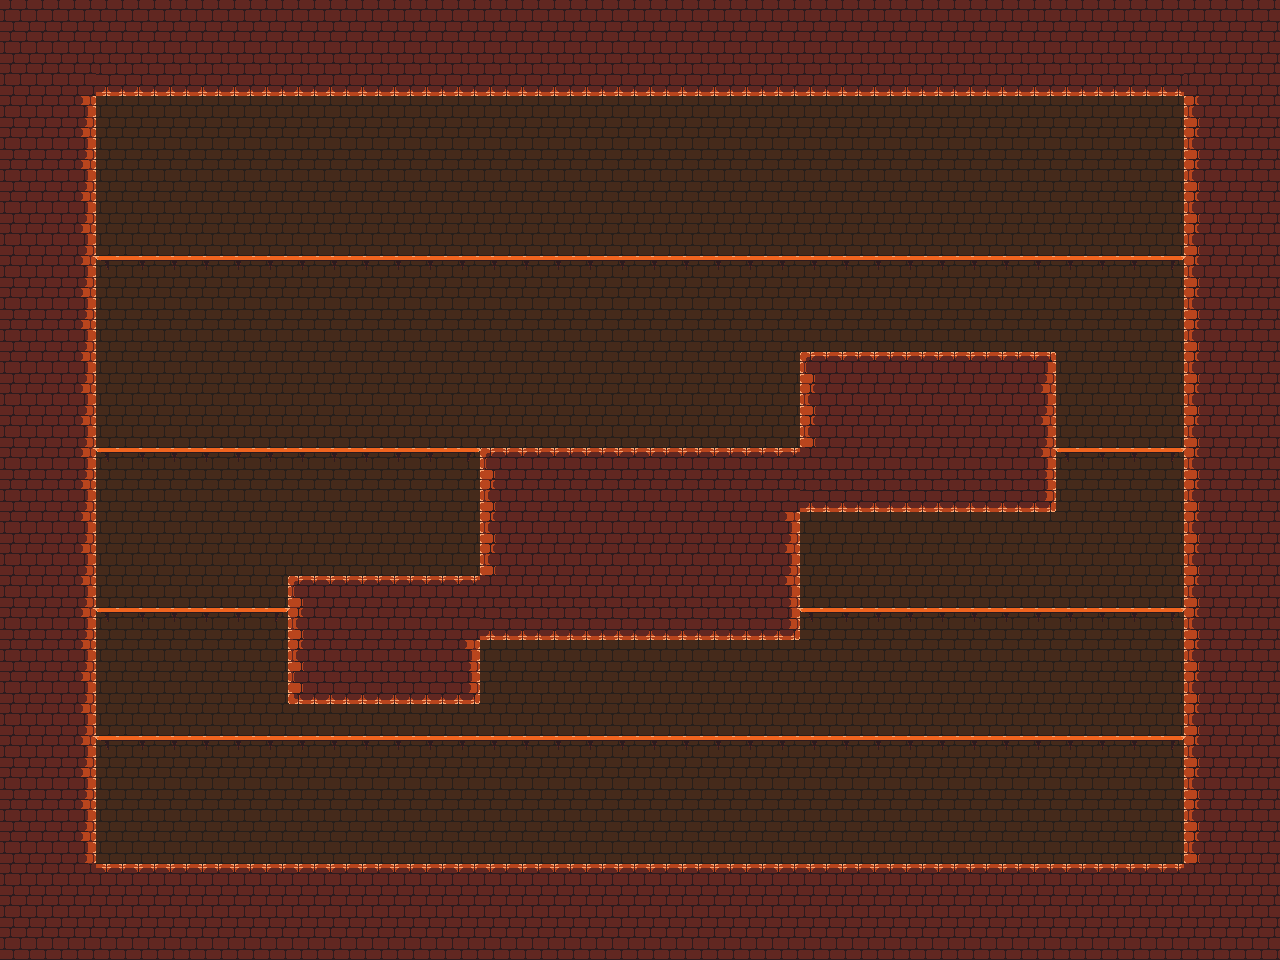

This game map was drawn from its Tiled (.tmx) file and the tilesets committed beside it. A one-line description and the full map source follow:
An orthogonal 40x30 tile map with 32x32 px tiles, 2 tile layers (background, ground), 2 tilesets and 2 objects (entrance, exit).

<map version="1.9" tiledversion="1.9.2" orientation="orthogonal" renderorder="right-down" width="40" height="30" tilewidth="32" tileheight="32" infinite="0" nextlayerid="4" nextobjectid="12">
 <properties>
  <property name="roomType" value="Start" />
 </properties>
 <tileset firstgid="1" source="TiledRules/TilesetOrange.tsx" />
 <tileset firstgid="25" source="TiledRules/AutomappingIcons.tsx" />
 <layer id="2" name="background" width="40" height="30">
  <data encoding="csv">
1,1,1,1,1,1,1,1,1,1,1,1,1,1,1,1,1,1,1,1,1,1,1,1,1,1,1,1,1,1,1,1,1,1,1,1,1,1,1,1,
1,1,1,1,1,1,1,1,1,1,1,1,1,1,1,1,1,1,1,1,1,1,1,1,1,1,1,1,1,1,1,1,1,1,1,1,1,1,1,1,
1,1,1,1,1,1,1,1,1,1,1,1,1,1,1,1,1,1,1,1,1,1,1,1,1,1,1,1,1,1,1,1,1,1,1,1,1,1,1,1,
1,1,1,1,1,1,1,1,1,1,1,1,1,1,1,1,1,1,1,1,1,1,1,1,1,1,1,1,1,1,1,1,1,1,1,1,1,1,1,1,
1,1,1,1,1,1,1,1,1,1,1,1,1,1,1,1,1,1,1,1,1,1,1,1,1,1,1,1,1,1,1,1,1,1,1,1,1,1,1,1,
1,1,1,1,1,1,1,1,1,1,1,1,1,1,1,1,1,1,1,1,1,1,1,1,1,1,1,1,1,1,1,1,1,1,1,1,1,1,1,1,
1,1,1,1,1,1,1,1,1,1,1,1,1,1,1,1,1,1,1,1,1,1,1,1,1,1,1,1,1,1,1,1,1,1,1,1,1,1,1,1,
1,1,1,1,1,1,1,1,1,1,1,1,1,1,1,1,1,1,1,1,1,1,1,1,1,1,1,1,1,1,1,1,1,1,1,1,1,1,1,1,
1,1,1,1,1,1,1,1,1,1,1,1,1,1,1,1,1,1,1,1,1,1,1,1,1,1,1,1,1,1,1,1,1,1,1,1,1,1,1,1,
1,1,1,1,1,1,1,1,1,1,1,1,1,1,1,1,1,1,1,1,1,1,1,1,1,1,1,1,1,1,1,1,1,1,1,1,1,1,1,1,
1,1,1,1,1,1,1,1,1,1,1,1,1,1,1,1,1,1,1,1,1,1,1,1,1,1,1,1,1,1,1,1,1,1,1,1,1,1,1,1,
1,1,1,1,1,1,1,1,1,1,1,1,1,1,1,1,1,1,1,1,1,1,1,1,1,1,1,1,1,1,1,1,1,1,1,1,1,1,1,1,
1,1,1,1,1,1,1,1,1,1,1,1,1,1,1,1,1,1,1,1,1,1,1,1,1,1,1,1,1,1,1,1,1,1,1,1,1,1,1,1,
1,1,1,1,1,1,1,1,1,1,1,1,1,1,1,1,1,1,1,1,1,1,1,1,1,1,1,1,1,1,1,1,1,1,1,1,1,1,1,1,
1,1,1,1,1,1,1,1,1,1,1,1,1,1,1,1,1,1,1,1,1,1,1,1,1,1,1,1,1,1,1,1,1,1,1,1,1,1,1,1,
1,1,1,1,1,1,1,1,1,1,1,1,1,1,1,1,1,1,1,1,1,1,1,1,1,1,1,1,1,1,1,1,1,1,1,1,1,1,1,1,
1,1,1,1,1,1,1,1,1,1,1,1,1,1,1,1,1,1,1,1,1,1,1,1,1,1,1,1,1,1,1,1,1,1,1,1,1,1,1,1,
1,1,1,1,1,1,1,1,1,1,1,1,1,1,1,1,1,1,1,1,1,1,1,1,1,1,1,1,1,1,1,1,1,1,1,1,1,1,1,1,
1,1,1,1,1,1,1,1,1,1,1,1,1,1,1,1,1,1,1,1,1,1,1,1,1,1,1,1,1,1,1,1,1,1,1,1,1,1,1,1,
1,1,1,1,1,1,1,1,1,1,1,1,1,1,1,1,1,1,1,1,1,1,1,1,1,1,1,1,1,1,1,1,1,1,1,1,1,1,1,1,
1,1,1,1,1,1,1,1,1,1,1,1,1,1,1,1,1,1,1,1,1,1,1,1,1,1,1,1,1,1,1,1,1,1,1,1,1,1,1,1,
1,1,1,1,1,1,1,1,1,1,1,1,1,1,1,1,1,1,1,1,1,1,1,1,1,1,1,1,1,1,1,1,1,1,1,1,1,1,1,1,
1,1,1,1,1,1,1,1,1,1,1,1,1,1,1,1,1,1,1,1,1,1,1,1,1,1,1,1,1,1,1,1,1,1,1,1,1,1,1,1,
1,1,1,1,1,1,1,1,1,1,1,1,1,1,1,1,1,1,1,1,1,1,1,1,1,1,1,1,1,1,1,1,1,1,1,1,1,1,1,1,
1,1,1,1,1,1,1,1,1,1,1,1,1,1,1,1,1,1,1,1,1,1,1,1,1,1,1,1,1,1,1,1,1,1,1,1,1,1,1,1,
1,1,1,1,1,1,1,1,1,1,1,1,1,1,1,1,1,1,1,1,1,1,1,1,1,1,1,1,1,1,1,1,1,1,1,1,1,1,1,1,
1,1,1,1,1,1,1,1,1,1,1,1,1,1,1,1,1,1,1,1,1,1,1,1,1,1,1,1,1,1,1,1,1,1,1,1,1,1,1,1,
1,1,1,1,1,1,1,1,1,1,1,1,1,1,1,1,1,1,1,1,1,1,1,1,1,1,1,1,1,1,1,1,1,1,1,1,1,1,1,1,
1,1,1,1,1,1,1,1,1,1,1,1,1,1,1,1,1,1,1,1,1,1,1,1,1,1,1,1,1,1,1,1,1,1,1,1,1,1,1,1,
1,1,1,1,1,1,1,1,1,1,1,1,1,1,1,1,1,1,1,1,1,1,1,1,1,1,1,1,1,1,1,1,1,1,1,1,1,1,1,1
</data>
 </layer>
 <objectgroup color="#ffffff" id="3" name="doors">
  <object id="10" name="entrance" x="266.589" y="812.329">
   <point />
  </object>
  <object id="11" name="exit" x="937.947" y="316.836">
   <point />
  </object>
 </objectgroup>
 <layer id="1" name="ground" width="40" height="30">
  <data encoding="csv">
11,11,11,11,11,11,11,11,11,11,11,11,11,11,11,11,11,11,11,11,11,11,11,11,11,11,11,11,11,11,11,11,11,11,11,11,11,11,11,11,
11,11,11,11,11,11,11,11,11,11,11,11,11,11,11,11,11,11,11,11,11,11,11,11,11,11,11,11,11,11,11,11,11,11,11,11,11,11,11,11,
11,11,11,15,15,15,15,15,15,15,15,15,15,15,15,15,15,15,15,15,15,15,15,15,15,15,15,15,15,15,15,15,15,15,15,15,15,11,11,11,
11,11,12,0,0,0,0,0,0,0,0,0,0,0,0,0,0,0,0,0,0,0,0,0,0,0,0,0,0,0,0,0,0,0,0,0,0,10,11,11,
11,11,12,0,0,0,0,0,0,0,0,0,0,0,0,0,0,0,0,0,0,0,0,0,0,0,0,0,0,0,0,0,0,0,0,0,0,10,11,11,
11,11,12,0,0,0,0,0,0,0,0,0,0,0,0,0,0,0,0,0,0,0,0,0,0,0,0,0,0,0,0,0,0,0,0,0,0,10,11,11,
11,11,12,0,0,0,0,0,0,0,0,0,0,0,0,0,0,0,0,0,0,0,0,0,0,0,0,0,0,0,0,0,0,0,0,0,0,10,11,11,
11,11,12,0,0,0,0,0,0,0,0,0,0,0,0,0,0,0,0,0,0,0,0,0,0,0,0,0,0,0,0,0,0,0,0,0,0,10,11,11,
11,11,12,22,23,23,23,23,23,23,23,23,23,23,23,23,23,23,23,23,23,23,23,23,23,23,23,23,23,23,23,23,23,23,23,23,24,10,11,11,
11,11,12,0,0,0,0,0,0,0,0,0,0,0,0,0,0,0,0,0,0,0,0,0,0,0,0,0,0,0,0,0,0,0,0,0,0,10,11,11,
11,11,12,0,0,0,0,0,0,0,0,0,0,0,0,0,0,0,0,0,0,0,0,0,0,0,0,0,0,0,0,0,0,0,0,0,0,10,11,11,
11,11,12,0,0,0,0,0,0,0,0,0,0,0,0,0,0,0,0,0,0,0,0,0,0,6,7,7,7,7,7,7,8,0,0,0,0,10,11,11,
11,11,12,0,0,0,0,0,0,0,0,0,0,0,0,0,0,0,0,0,0,0,0,0,0,10,11,11,11,11,11,11,12,0,0,0,0,10,11,11,
11,11,12,0,0,0,0,0,0,0,0,0,0,0,0,0,0,0,0,0,0,0,0,0,0,10,11,11,11,11,11,11,12,0,0,0,0,10,11,11,
11,11,12,22,23,23,23,23,23,23,23,23,23,23,24,6,7,7,7,7,7,7,7,7,7,11,11,11,11,11,11,11,12,22,23,23,24,10,11,11,
11,11,12,0,0,0,0,0,0,0,0,0,0,0,0,10,11,11,11,11,11,11,11,11,11,15,15,15,15,15,15,15,16,0,0,0,0,10,11,11,
11,11,12,0,0,0,0,0,0,0,0,0,0,0,0,10,11,11,11,11,11,11,11,11,12,0,0,0,0,0,0,0,0,0,0,0,0,10,11,11,
11,11,12,0,0,0,0,0,0,0,0,0,0,0,0,10,11,11,11,11,11,11,11,11,12,0,0,0,0,0,0,0,0,0,0,0,0,10,11,11,
11,11,12,0,0,0,0,0,0,6,7,7,7,7,7,11,11,11,11,11,11,11,11,11,12,0,0,0,0,0,0,0,0,0,0,0,0,10,11,11,
11,11,12,22,23,23,23,23,24,10,11,11,11,11,11,15,15,15,15,15,15,15,15,15,16,22,23,23,23,23,23,23,23,23,23,23,24,10,11,11,
11,11,12,0,0,0,0,0,0,10,11,11,11,11,12,0,0,0,0,0,0,0,0,0,0,0,0,0,0,0,0,0,0,0,0,0,0,10,11,11,
11,11,12,0,0,0,0,0,0,14,15,15,15,15,16,0,0,0,0,0,0,0,0,0,0,0,0,0,0,0,0,0,0,0,0,0,0,10,11,11,
11,11,12,0,0,0,0,0,0,0,0,0,0,0,0,0,0,0,0,0,0,0,0,0,0,0,0,0,0,0,0,0,0,0,0,0,0,10,11,11,
11,11,12,22,23,23,23,23,23,23,23,23,23,23,23,23,23,23,23,23,23,23,23,23,23,23,23,23,23,23,23,23,23,23,23,23,24,10,11,11,
11,11,12,0,0,0,0,0,0,0,0,0,0,0,0,0,0,0,0,0,0,0,0,0,0,0,0,0,0,0,0,0,0,0,0,0,0,10,11,11,
11,11,12,0,0,0,0,0,0,0,0,0,0,0,0,0,0,0,0,0,0,0,0,0,0,0,0,0,0,0,0,0,0,0,0,0,0,10,11,11,
11,11,12,0,0,0,0,0,0,0,0,0,0,0,0,0,0,0,0,0,0,0,0,0,0,0,0,0,0,0,0,0,0,0,0,0,0,10,11,11,
11,11,11,7,7,7,7,7,7,7,7,7,7,7,7,7,7,7,7,7,7,7,7,7,7,7,7,7,7,7,7,7,7,7,7,7,7,11,11,11,
11,11,11,11,11,11,11,11,11,11,11,11,11,11,11,11,11,11,11,11,11,11,11,11,11,11,11,11,11,11,11,11,11,11,11,11,11,11,11,11,
11,11,11,11,11,11,11,11,11,11,11,11,11,11,11,11,11,11,11,11,11,11,11,11,11,11,11,11,11,11,11,11,11,11,11,11,11,11,11,11
</data>
 </layer>
</map>